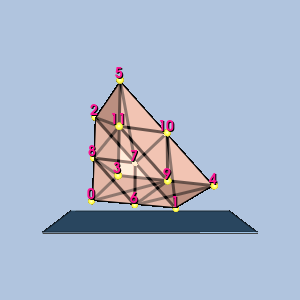

This figure's Python source:
#!/usr/bin/env python

# Render a single quadratic linear wedge isoparametric cell with vertex-ordering
# labels, gold sphere glyphs at the vertices, and a translucent plinth.

# Factory overrides: importing these modules registers the OpenGL rendering
# and interaction style implementations for vtkRenderingCore factory classes.
import vtkmodules.vtkInteractionStyle  # noqa: F401
import vtkmodules.vtkRenderingOpenGL2  # noqa: F401
# VTK pipeline classes used in this example
from vtkmodules.vtkCommonCore import vtkPoints
from vtkmodules.vtkCommonDataModel import (
    vtkQuadraticLinearWedge,
    vtkUnstructuredGrid,
)
from vtkmodules.vtkCommonTransforms import vtkTransform
from vtkmodules.vtkFiltersGeneral import vtkTransformFilter
from vtkmodules.vtkFiltersSources import (
    vtkCubeSource,
    vtkSphereSource,
)
from vtkmodules.vtkRenderingCore import (
    vtkActor,
    vtkActor2D,
    vtkDataSetMapper,
    vtkGlyph3DMapper,
    vtkPolyDataMapper,
    vtkProperty,
    vtkRenderWindow,
    vtkRenderWindowInteractor,
    vtkRenderer,
    vtkTextProperty,
)
from vtkmodules.vtkRenderingLabel import vtkLabeledDataMapper

# Colors (normalized RGB)
dark_salmon_rgb = (0.914, 0.588, 0.478)
seashell_rgb = (1.0, 0.961, 0.933)
gold_rgb = (1.0, 0.843, 0.0)
yellow_rgb = (1.0, 1.0, 0.0)
steel_blue_rgb = (0.275, 0.510, 0.706)
light_steel_blue_rgb = (0.690, 0.769, 0.871)
deep_pink_rgb = (1.0, 0.078, 0.576)
background_rgb = (0.690, 0.769, 0.871)

# Cell: build from parametric coordinates
cell = vtkQuadraticLinearWedge()
pc = cell.GetParametricCoords()
for i in range(cell.GetNumberOfPoints()):
    cell.GetPointIds().SetId(i, i)
    cell.GetPoints().SetPoint(i, pc[3 * i], pc[3 * i + 1], pc[3 * i + 2])

# Unstructured grid
grid = vtkUnstructuredGrid()
grid.SetPoints(cell.GetPoints())
grid.InsertNextCell(cell.GetCellType(), cell.GetPointIds())

# Rotate for 3D viewing
rot = vtkTransform()
rot.RotateX(-20)
rot.RotateY(20)
rtf = vtkTransformFilter()
rtf.SetTransform(rot)
rtf.SetInputData(grid)
rtf.Update()
grid.SetPoints(rtf.GetOutput().GetPoints())

# Center the cell at the origin
bounds = grid.GetBounds()
pts = grid.GetPoints()
new_pts = vtkPoints()
new_pts.SetNumberOfPoints(pts.GetNumberOfPoints())
for i in range(pts.GetNumberOfPoints()):
    px, py, pz = pts.GetPoint(i)
    new_pts.SetPoint(i, px - (bounds[0] + bounds[1]) / 2.0,
                     py - (bounds[2] + bounds[3]) / 2.0,
                     pz - (bounds[4] + bounds[5]) / 2.0)
grid.SetPoints(new_pts)

# Cell surface property
cell_surface_property = vtkProperty()
cell_surface_property.SetAmbientColor(dark_salmon_rgb)
cell_surface_property.SetDiffuseColor(seashell_rgb)
cell_surface_property.SetSpecularColor(1.0, 1.0, 1.0)
cell_surface_property.SetSpecular(0.5)
cell_surface_property.SetDiffuse(0.7)
cell_surface_property.SetAmbient(0.5)
cell_surface_property.SetSpecularPower(20.0)
cell_surface_property.SetOpacity(0.9)
cell_surface_property.EdgeVisibilityOn()
cell_surface_property.SetLineWidth(3)

mapper = vtkDataSetMapper()
mapper.SetInputData(grid)
actor = vtkActor()
actor.SetMapper(mapper)
actor.SetProperty(cell_surface_property)

# Vertex labels
label_text_property = vtkTextProperty()
label_text_property.BoldOn()
label_text_property.ShadowOn()
label_text_property.SetJustificationToCentered()
label_text_property.SetColor(deep_pink_rgb)
label_text_property.SetFontSize(14)

label_mapper = vtkLabeledDataMapper()
label_mapper.SetInputData(grid)
label_mapper.SetLabelTextProperty(label_text_property)
label_actor = vtkActor2D()
label_actor.SetMapper(label_mapper)

# Vertex glyphs: gold spheres
sphere = vtkSphereSource()
sphere.SetPhiResolution(21)
sphere.SetThetaResolution(21)
sphere.SetRadius(0.04)

glyph_mapper = vtkGlyph3DMapper()
glyph_mapper.SetInputData(grid)
glyph_mapper.SetSourceConnection(sphere.GetOutputPort())
glyph_mapper.ScalingOn()
glyph_mapper.ScalarVisibilityOff()

point_glyph_property = vtkProperty()
point_glyph_property.SetAmbientColor(gold_rgb)
point_glyph_property.SetDiffuseColor(yellow_rgb)
point_glyph_property.SetSpecularColor(1.0, 1.0, 1.0)
point_glyph_property.SetSpecular(0.5)
point_glyph_property.SetDiffuse(0.7)
point_glyph_property.SetAmbient(0.5)
point_glyph_property.SetSpecularPower(20.0)
point_glyph_property.SetOpacity(1.0)

glyph_actor = vtkActor()
glyph_actor.SetMapper(glyph_mapper)
glyph_actor.SetProperty(point_glyph_property)

# Plinth: translucent platform beneath the 3D cell
nb = grid.GetBounds()
nd = (nb[1] - nb[0], nb[3] - nb[2], nb[5] - nb[4])
thick = nd[2] * 0.01
plinth_source = vtkCubeSource()
plinth_source.SetCenter((nb[1] + nb[0]) / 2.0, nb[2] - thick / 2.0 - 0.05, (nb[5] + nb[4]) / 2.0)
plinth_source.SetXLength(nd[0] + nd[0] * 0.5)
plinth_source.SetYLength(thick)
plinth_source.SetZLength(nd[2] + nd[2] * 0.5)

plinth_property = vtkProperty()
plinth_property.SetAmbientColor(steel_blue_rgb)
plinth_property.SetDiffuseColor(light_steel_blue_rgb)
plinth_property.SetSpecularColor(1.0, 1.0, 1.0)
plinth_property.SetSpecular(0.5)
plinth_property.SetDiffuse(0.7)
plinth_property.SetAmbient(0.5)
plinth_property.SetSpecularPower(20.0)
plinth_property.SetOpacity(0.8)
plinth_property.EdgeVisibilityOn()
plinth_property.SetLineWidth(1)

plinth_mapper = vtkPolyDataMapper()
plinth_mapper.SetInputConnection(plinth_source.GetOutputPort())
plinth_actor = vtkActor()
plinth_actor.SetMapper(plinth_mapper)
plinth_actor.SetProperty(plinth_property)

# Renderer
renderer = vtkRenderer()
renderer.AddActor(actor)
renderer.AddActor(label_actor)
renderer.AddActor(glyph_actor)
renderer.AddActor(plinth_actor)
renderer.SetBackground(background_rgb)

# Window
render_window = vtkRenderWindow()
render_window.AddRenderer(renderer)
render_window.SetWindowName("isoparametric cell quadratic linear wedge")
render_window.SetMultiSamples(0)
render_window.SetSize(300, 300)

# Interactor
render_window_interactor = vtkRenderWindowInteractor()
render_window_interactor.SetRenderWindow(render_window)

# Scene: configure the camera
renderer.ResetCamera()

render_window_interactor.Initialize()
render_window_interactor.Start()
